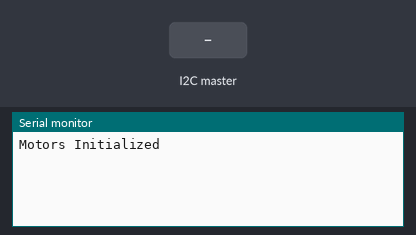
A sketch run on a simulated Arduino Nano, built with avr-gcc and run on an emulated ATmega328P. Parts: the last lines printed to the serial monitor. The test bench sets the inputs (shaded band).

Above: at 1.2 s.
1.3 s: the I2C master sends the byte 1
At 1.8 s:
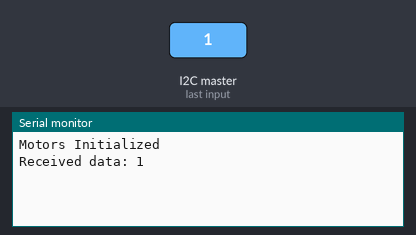
2.8 s: the I2C master sends the byte 0
At 4.1 s:
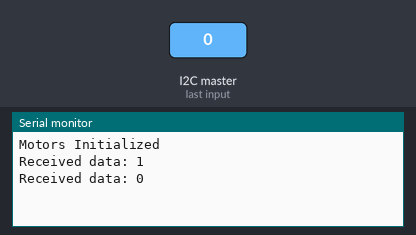

The sketch:

motors.ino
```cpp
/**
 Motors
 Name: motors.ino
 Purpose: This Arduino nano is used for sending and handeling the motor values. Drivers used: SN754410

 @author Olivier Verhaegen
 @version 1.0.0
*/

#include <Wire.h>

void setup() {
  // Initialize I2C on address 4.
  Wire.begin(4);
  Wire.onReceive(receiveData);
  Wire.onRequest(requestData);
  // Don't use internal pull ups
  digitalWrite(SDA, LOW);
  digitalWrite(SCL, LOW);

  // Initialize Serial.
  Serial.begin(9600);
  Serial.println("Motors Initialized");
}

void loop() {

}

void receiveData(int numOfBytes) {
  while(Wire.available() > 0) {
    byte dataByte = Wire.read();
    printReceivedData(dataByte);
  }

  // Read as int.
  // int dataInt = Wire.read();
  // printReceivedData(dataInt);
}

void requestData() {
  Serial.println("Master requested data.");
  uint8_t buffer[3];
  buffer[0] = 1;
  buffer[1] = 2;
  buffer[2] = 3;
  Wire.write(buffer, 3);
}

void printReceivedData(int data) {
  Serial.print("Received data: ");
  Serial.println(data);
}
```

Measured:
- after the input at 1.3 s, the serial monitor: prints a new line at once (image 1)
- after the input at 2.8 s, the serial monitor: prints a new line at once (image 2)
